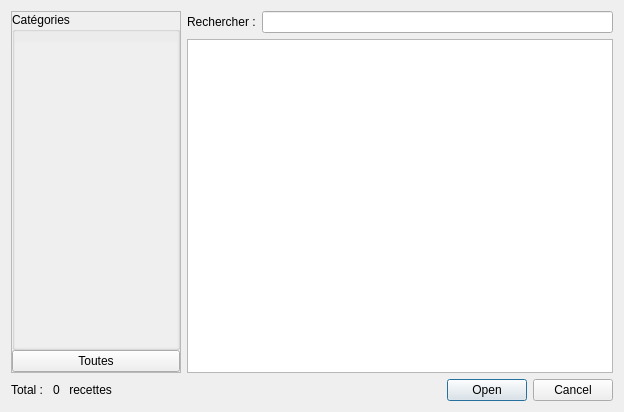
<?xml version="1.0" encoding="UTF-8"?>
<ui version="4.0">
 <class>OpenDistant</class>
 <widget class="QDialog" name="OpenDistant">
  <property name="geometry">
   <rect>
    <x>0</x>
    <y>0</y>
    <width>624</width>
    <height>412</height>
   </rect>
  </property>
  <property name="windowTitle">
   <string>Ouvrir une recette en ligne</string>
  </property>
  <layout class="QHBoxLayout" name="horizontalLayout_6">
   <item>
    <layout class="QVBoxLayout" name="verticalLayout_2">
     <item>
      <layout class="QHBoxLayout" name="horizontalLayout_3">
       <item>
        <widget class="QFrame" name="frame">
         <property name="minimumSize">
          <size>
           <width>170</width>
           <height>0</height>
          </size>
         </property>
         <property name="maximumSize">
          <size>
           <width>170</width>
           <height>16777215</height>
          </size>
         </property>
         <property name="frameShape">
          <enum>QFrame::StyledPanel</enum>
         </property>
         <property name="frameShadow">
          <enum>QFrame::Raised</enum>
         </property>
         <layout class="QHBoxLayout" name="horizontalLayout_4">
          <property name="spacing">
           <number>0</number>
          </property>
          <property name="leftMargin">
           <number>0</number>
          </property>
          <property name="topMargin">
           <number>0</number>
          </property>
          <property name="rightMargin">
           <number>0</number>
          </property>
          <property name="bottomMargin">
           <number>0</number>
          </property>
          <item>
           <layout class="QVBoxLayout" name="verticalLayout_3">
            <item>
             <widget class="QGroupBox" name="categoriesBox">
              <property name="title">
               <string>Catégories</string>
              </property>
              <property name="alignment">
               <set>Qt::AlignLeading|Qt::AlignLeft|Qt::AlignTop</set>
              </property>
              <layout class="QHBoxLayout" name="horizontalLayout_5">
               <property name="spacing">
                <number>0</number>
               </property>
               <property name="sizeConstraint">
                <enum>QLayout::SetDefaultConstraint</enum>
               </property>
               <property name="leftMargin">
                <number>0</number>
               </property>
               <property name="topMargin">
                <number>10</number>
               </property>
               <property name="rightMargin">
                <number>0</number>
               </property>
               <property name="bottomMargin">
                <number>0</number>
               </property>
               <item>
                <widget class="QScrollArea" name="scrollCats">
                 <property name="styleSheet">
                  <string notr="true">border: none;</string>
                 </property>
                 <property name="widgetResizable">
                  <bool>true</bool>
                 </property>
                 <widget class="QWidget" name="scrollCatsContent">
                  <property name="geometry">
                   <rect>
                    <x>0</x>
                    <y>0</y>
                    <width>160</width>
                    <height>268</height>
                   </rect>
                  </property>
                 </widget>
                </widget>
               </item>
              </layout>
             </widget>
            </item>
            <item>
             <widget class="QPushButton" name="pushButton">
              <property name="text">
               <string>Toutes</string>
              </property>
             </widget>
            </item>
           </layout>
          </item>
         </layout>
        </widget>
       </item>
       <item>
        <layout class="QVBoxLayout" name="verticalLayout">
         <item>
          <layout class="QHBoxLayout" name="horizontalLayout">
           <item>
            <widget class="QLabel" name="label">
             <property name="text">
              <string>Rechercher :</string>
             </property>
            </widget>
           </item>
           <item>
            <widget class="QLineEdit" name="search"/>
           </item>
          </layout>
         </item>
         <item>
          <widget class="QListWidget" name="listRecipes"/>
         </item>
        </layout>
       </item>
      </layout>
     </item>
     <item>
      <layout class="QHBoxLayout" name="horizontalLayout_2">
       <item>
        <widget class="QLabel" name="label_1">
         <property name="text">
          <string>Total : </string>
         </property>
        </widget>
       </item>
       <item>
        <widget class="QLabel" name="nbTotal">
         <property name="text">
          <string notr="true">0</string>
         </property>
        </widget>
       </item>
       <item>
        <widget class="QLabel" name="label_3">
         <property name="text">
          <string> recettes</string>
         </property>
        </widget>
       </item>
       <item>
        <spacer name="horizontalSpacer">
         <property name="orientation">
          <enum>Qt::Horizontal</enum>
         </property>
         <property name="sizeHint" stdset="0">
          <size>
           <width>40</width>
           <height>20</height>
          </size>
         </property>
        </spacer>
       </item>
       <item>
        <widget class="QDialogButtonBox" name="buttonBox">
         <property name="standardButtons">
          <set>QDialogButtonBox::Cancel|QDialogButtonBox::Open</set>
         </property>
        </widget>
       </item>
      </layout>
     </item>
    </layout>
   </item>
  </layout>
 </widget>
 <tabstops>
  <tabstop>search</tabstop>
  <tabstop>listRecipes</tabstop>
  <tabstop>scrollCats</tabstop>
  <tabstop>pushButton</tabstop>
 </tabstops>
 <resources/>
 <connections/>
</ui>
